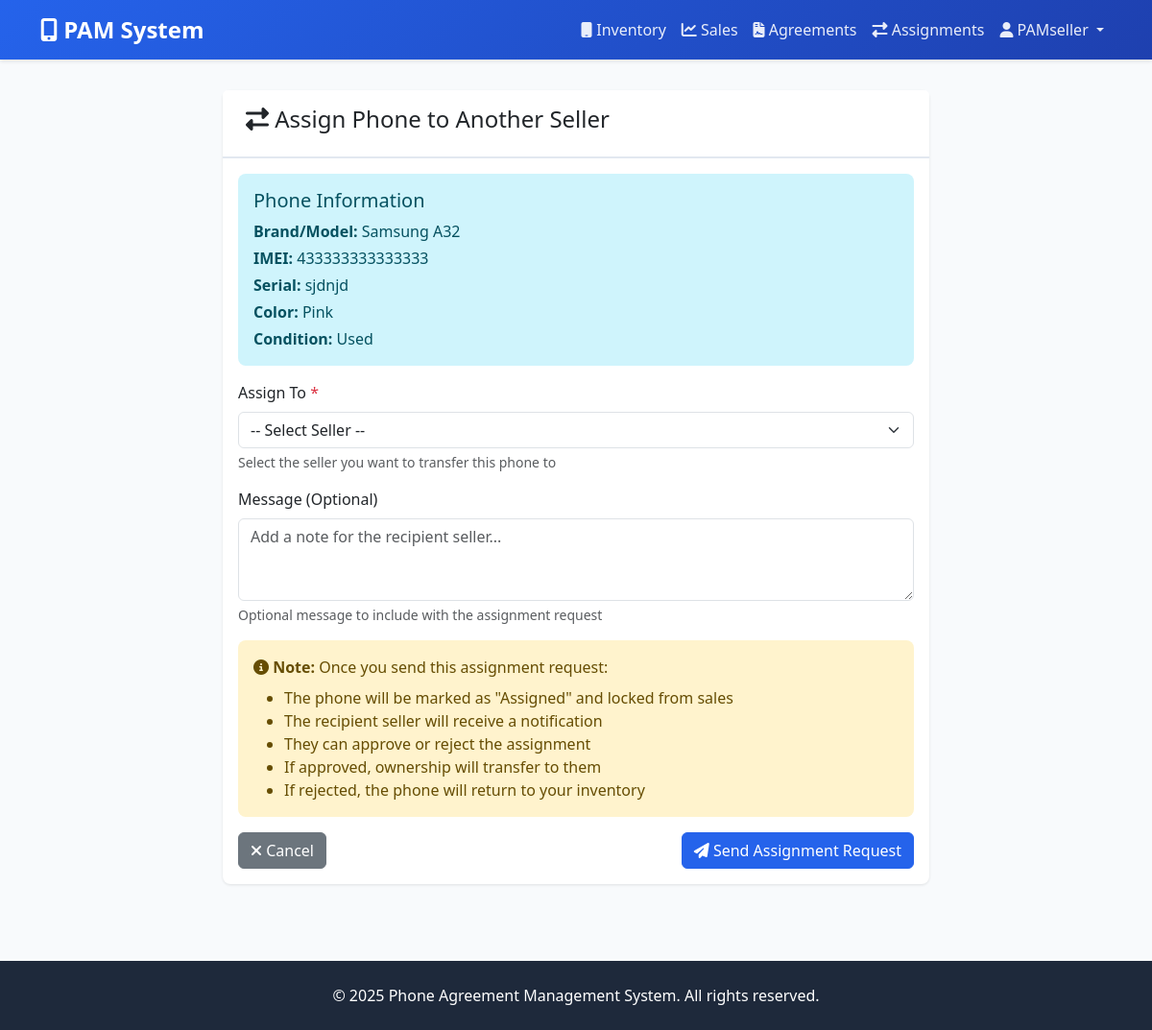
The page /phones/7/assign/ (signed in) on the database its author committed.
### accounts/models.py (models this page shows, shortened)
class CustomUser(AbstractUser):
    ROLE_CHOICES = [
        ('seller', 'Seller'),
        ('manager', 'Manager'),
    ]
    role = models.CharField(max_length=10, choices=ROLE_CHOICES, blank=True, null=True,
                           help_text='Role for regular users. Superusers do not need a role.')
    phone_number = models.CharField(max_length=15, blank=True, help_text='Format: 07XXXXXXXX')
    address = models.TextField(blank=True)
    signature = models.ImageField(upload_to='signatures/', blank=True, null=True,
                                  help_text='Profile signature for agreements')
    national_id = models.CharField(max_length=30, blank=True)
    is_suspended = models.BooleanField(default=False, help_text='Account suspension status')
    suspended_at = models.DateTimeField(null=True, blank=True)
    suspended_reason = models.TextField(blank=True, help_text='Reason for suspension')
    suspended_by = models.ForeignKey(
        'self',
        null=True,
        blank=True,
        on_delete=models.SET_NULL,
        related_name='suspended_users',
        help_text='Manager who suspended this user'
    )
    class Meta:
        verbose_name = 'User'
        verbose_name_plural = 'Users'
        ordering = ['-date_joined']

### agreements/models.py (models this page shows, shortened)
class Phone(models.Model):
    CONDITION_CHOICES = [
        ('new', 'New'),
        ('used', 'Used'),
        ('other', 'Other'),
    ]
    STATUS_CHOICES = [
        ('available', 'Available'),
        ('sold', 'Sold'),
        ('assigned', 'Assigned'),
    ]
    imei = models.CharField(max_length=15, unique=True, db_index=True,
                           help_text='15-digit IMEI number')
    serial_number = models.CharField(max_length=50, unique=True, db_index=True)
    brand = models.CharField(max_length=50)
    model = models.CharField(max_length=50)
    color = models.CharField(max_length=30)
    condition = models.CharField(max_length=10, choices=CONDITION_CHOICES, default='used')
    status = models.CharField(max_length=10, choices=STATUS_CHOICES, default='available')
    purchase_price = models.DecimalField(max_digits=10, decimal_places=2, null=True, blank=True)
    current_owner = models.ForeignKey(
        CustomUser,
        on_delete=models.CASCADE,
        related_name='owned_phones',
        help_text='Current owner/seller of this phone'
    )
    created_at = models.DateTimeField(auto_now_add=True)
    updated_at = models.DateTimeField(auto_now=True)
    class Meta:
        verbose_name = 'Phone'
        verbose_name_plural = 'Phones'
        ordering = ['-created_at']
        indexes = [
            models.Index(fields=['imei', 'serial_number']),
            models.Index(fields=['status', 'current_owner']),
        ]

### agreements/views.py (the view, shortened to what this page needs)
# urls.py: path('phones/<int:phone_id>/assign/', views.assign_phone_view, name='assign_phone'),
@login_required
def assign_phone_view(request, phone_id):
    phone = get_object_or_404(Phone, id=phone_id, current_owner=request.user)
    if phone.status != 'available':
        messages.error(request, 'Only available phones can be assigned.')
        return redirect('phone_list')
    sellers = CustomUser.objects.filter(
        role='seller',
        is_suspended=False
    ).exclude(id=request.user.id)
    context = {
        'phone': phone,
        'sellers': sellers,
    }
    return render(request, 'agreements/assign_phone.html', context)

### templates/agreements/assign_phone.html (shortened to what this page needs)
{% extends 'base.html' %}
{% block content %}
<div class="row justify-content-center">
    <div class="col-md-8">
        <div class="card">
            <div class="card-header">
                <h4><i class="fas fa-exchange-alt"></i> Assign Phone to Another Seller</h4>
            </div>
            <div class="card-body">
                <div class="alert alert-info">
                    <h5>Phone Information</h5>
                    <p class="mb-1"><strong>Brand/Model:</strong> {{ phone.brand }} {{ phone.model }}</p>
                    <p class="mb-1"><strong>IMEI:</strong> {{ phone.imei }}</p>
                    <p class="mb-1"><strong>Serial:</strong> {{ phone.serial_number }}</p>
                    <p class="mb-1"><strong>Color:</strong> {{ phone.color }}</p>
                    <p class="mb-0"><strong>Condition:</strong> {{ phone.get_condition_display }}</p>
                </div>
                <form method="post">
                    <div class="mb-3">
                        <label for="to_seller" class="form-label">Assign To <span class="text-danger">*</span></label>
                        <select name="to_seller" id="to_seller" class="form-select" required>
                            <option value="">-- Select Seller --</option>
                        </select>
                        <div class="form-text">Select the seller you want to transfer this phone to</div>
                    </div>
                    <div class="mb-3">
                        <label for="message" class="form-label">Message (Optional)</label>
                        <textarea name="message" id="message" class="form-control" rows="3"
                                  placeholder="Add a note for the recipient seller..."></textarea>
                        <div class="form-text">Optional message to include with the assignment request</div>
                    </div>
                    <div class="alert alert-warning">
                        <i class="fas fa-info-circle"></i>
                        <strong>Note:</strong> Once you send this assignment request:
                        <ul class="mb-0 mt-2">
                            <li>The phone will be marked as "Assigned" and locked from sales</li>
                            <li>The recipient seller will receive a notification</li>
                            <li>They can approve or reject the assignment</li>
                            <li>If approved, ownership will transfer to them</li>
                            <li>If rejected, the phone will return to your inventory</li>
                        </ul>
                    </div>
                    <div class="d-flex justify-content-between">
                        <a href="{% url 'phone_list' %}" class="btn btn-secondary">
                            <i class="fas fa-times"></i> Cancel
                        </a>
                        <button type="submit" class="btn btn-primary">
                            <i class="fas fa-paper-plane"></i> Send Assignment Request
                        </button>
                    </div>
                </form>
            </div>
        </div>
    </div>
</div>
{% endblock %}

### templates/base.html (shortened to what this page needs)
<!DOCTYPE html>
<html lang="en">
<head>
    <link href="https://cdn.jsdelivr.net/npm/bootstrap@5.3.0/dist/css/bootstrap.min.css" rel="stylesheet">
    <link rel="stylesheet" href="https://cdnjs.cloudflare.com/ajax/libs/font-awesome/6.4.0/css/all.min.css">
</head>
<body>
    <nav class="navbar navbar-expand-lg navbar-dark">
        <div class="container">
            <a class="navbar-brand" href="{% url 'home' %}">
                <i class="fas fa-mobile-alt"></i> PAM System
            </a>
            <div class="collapse navbar-collapse justify-content-end" id="navbarNav">
                <ul class="navbar-nav">
                    {% if user.is_authenticated %}
                        {% if user.role == 'seller' %}
                        <li class="nav-item">
                            <a class="nav-link" href="{% url 'phone_list' %}">
                                <i class="fas fa-mobile"></i> Inventory
                            </a>
                        </li>
                        <li class="nav-item">
                            <a class="nav-link" href="{% url 'sales_dashboard' %}">
                                <i class="fas fa-chart-line"></i> Sales
                            </a>
                        </li>
                        <li class="nav-item">
                            <a class="nav-link" href="{% url 'agreement_list' %}">
                                <i class="fas fa-file-contract"></i> Agreements
                            </a>
                        </li>
                        <li class="nav-item">
                            <a class="nav-link" href="{% url 'assignment_list' %}">
                                <i class="fas fa-exchange-alt"></i> Assignments
                            </a>
                        </li>
                        {% endif %}
                        <li class="nav-item dropdown">
                            <a class="nav-link dropdown-toggle" href="#" id="userDropdown" role="button" data-bs-toggle="dropdown">
                                <i class="fas fa-user"></i> {{ user.username }}
                            </a>
                        </li>
                    {% endif %}
                </ul>
            </div>
        </div>
    </nav>
    <div class="content-wrapper">
        <div class="container">
            {% block content %}{% endblock %}
        </div>
    </div>
    <footer class="footer">
        <div class="container text-center">
            <p class="mb-0">&copy; 2025 Phone Agreement Management System. All rights reserved.</p>
        </div>
    </footer>
</body>
</html>

### templates/base.html (style rules this page uses)
:root { --primary-color: #2563eb; --secondary-color: #1e40af; --success-color: #10b981; --danger-color: #dc2626; --warning-color: #059669; --info-color: #0891b2; }
body { font-family: 'Segoe UI', Tahoma, Geneva, Verdana, sans-serif; background-color: #f8fafc; }
.navbar { background: linear-gradient(135deg, var(--primary-color) 0%, #1e40af 100%); box-shadow: 0 2px 4px rgba(0,0,0,0.1); }
.navbar-brand { font-weight: 600; font-size: 1.5rem; }
.nav-link { color: rgba(255,255,255,0.9) !important; transition: color 0.3s; }
.content-wrapper { min-height: calc(100vh - 120px); padding: 2rem 0; }
.card { border: none; box-shadow: 0 1px 3px rgba(0,0,0,0.1); border-radius: 0.5rem; }
.card-header { background-color: white; border-bottom: 2px solid #e2e8f0; font-weight: 600; padding: 1rem 1.5rem; }
.btn-primary { background-color: var(--primary-color); border-color: var(--primary-color); }
.footer { background-color: #1e293b; color: white; padding: 1.5rem 0; margin-top: 3rem; }
.alert { border-radius: 0.5rem; border: none; }

### rows shown on the page
CustomUser: username "PAMseller"
Phone: brand "Samsung", model "A32", imei "433333333333333", serial_number "sjdnjd", color "Pink", condition "Used"
